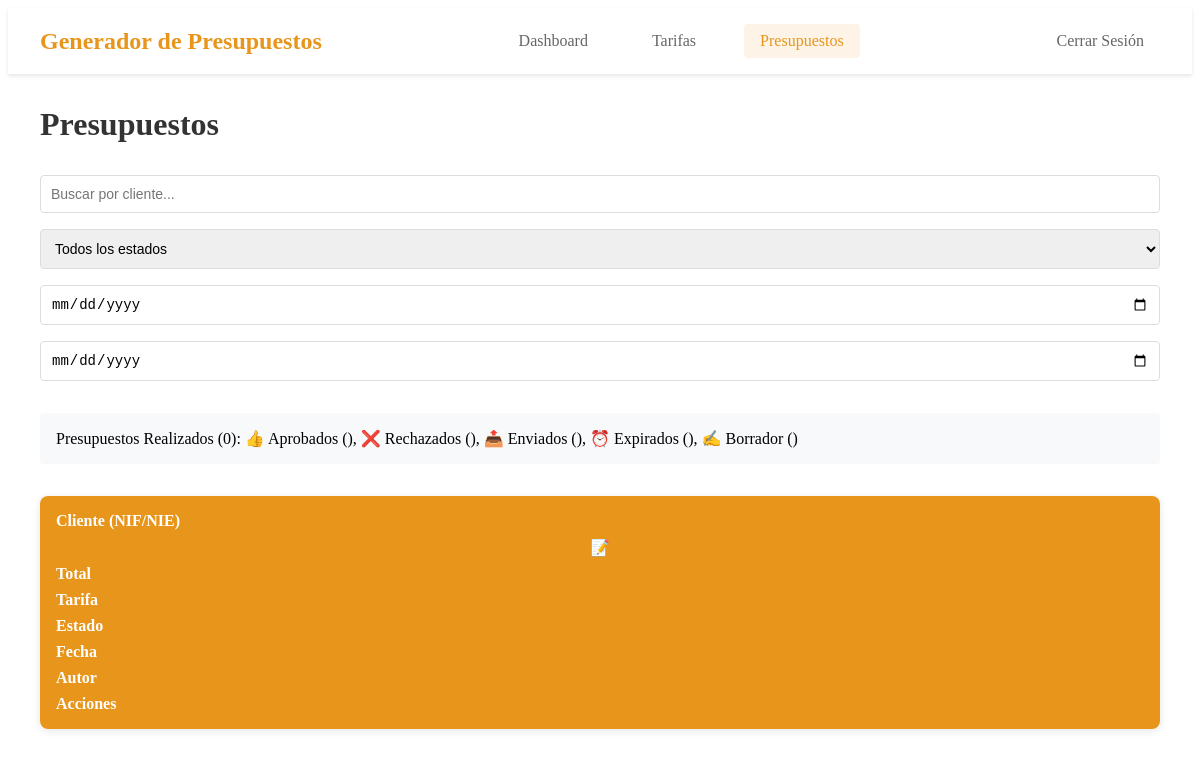
Page /budgets.php (signed in) on the earlier database version.
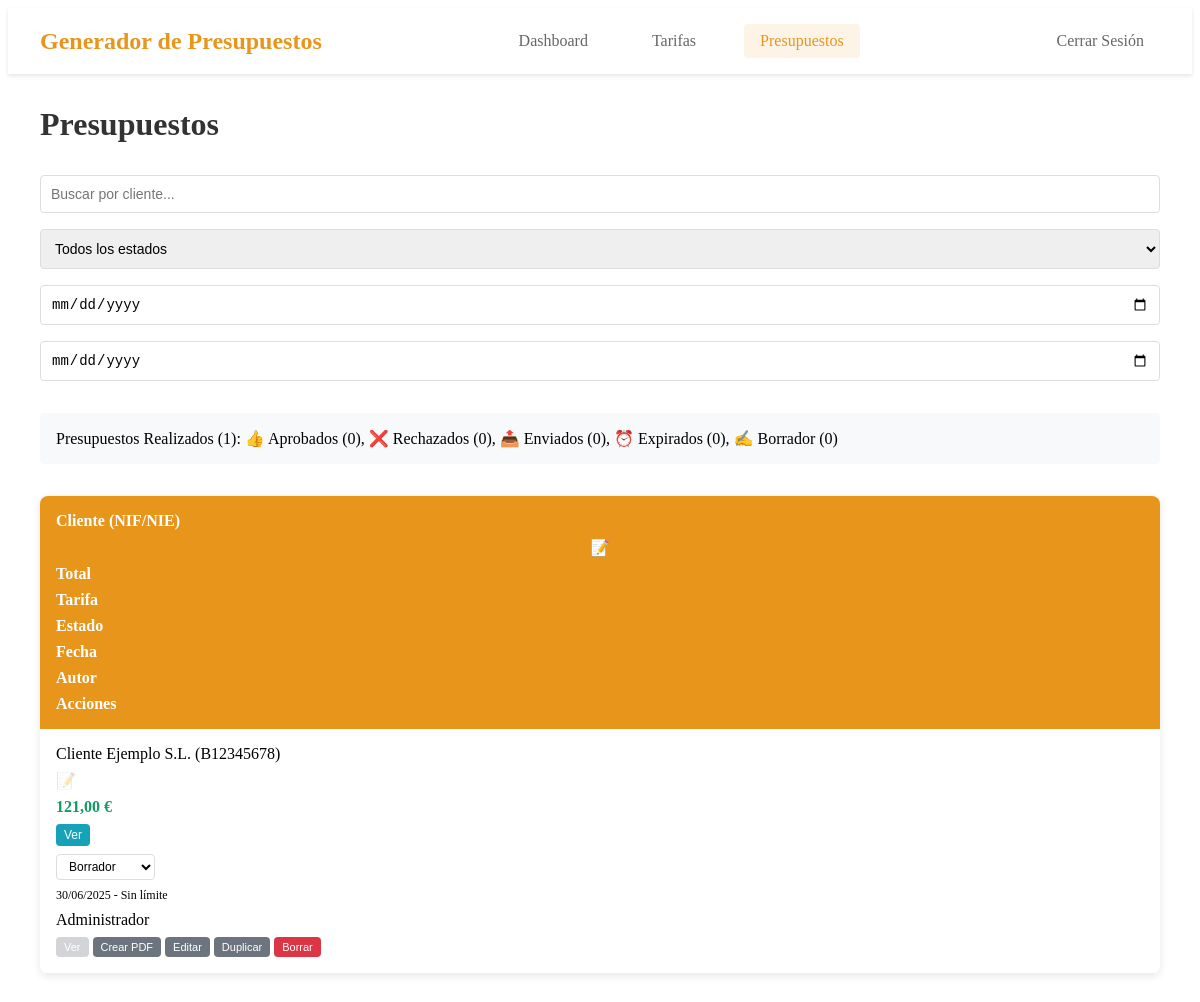
Same page on the later database version.
### tables this page shows
CREATE TABLE budgets (
    id INT AUTO_INCREMENT PRIMARY KEY,
    uuid VARCHAR(36) UNIQUE NOT NULL,
    tariff_id INT NOT NULL,
    json_observations JSON,
    json_tariff_data JSON NOT NULL,
    client_type ENUM('particular', 'autonomo', 'empresa') NOT NULL,
    client_name VARCHAR(255) NOT NULL,
    client_nif_nie VARCHAR(50),
    client_phone VARCHAR(50),
    client_email VARCHAR(255),
    client_web VARCHAR(255),
    client_address TEXT,
    client_postal_code VARCHAR(10),
    client_locality VARCHAR(100),
    client_province VARCHAR(100),
    client_acceptance BOOLEAN DEFAULT FALSE,
    json_budget_data JSON NOT NULL,
    status ENUM('draft', 'pending', 'sent', 'approved', 'rejected', 'expired') DEFAULT 'draft',
    total DECIMAL(10,2) DEFAULT 0.00,
    iva DECIMAL(10,2) DEFAULT 0.00,
    base DECIMAL(10,2) DEFAULT 0.00,
    pdf_url VARCHAR(500),
    start_date DATE,
    end_date DATE,
    validity_days INT DEFAULT 30,
    user_id INT NOT NULL,
    created_at TIMESTAMP DEFAULT CURRENT_TIMESTAMP,
    updated_at TIMESTAMP DEFAULT CURRENT_TIMESTAMP ON UPDATE CURRENT_TIMESTAMP,
    FOREIGN KEY (user_id) REFERENCES users(id) ON DELETE CASCADE,
    FOREIGN KEY (tariff_id) REFERENCES tariffs(id) ON DELETE CASCADE,
    INDEX idx_uuid (uuid),
    INDEX idx_tariff_id (tariff_id),
    INDEX idx_user_id (user_id),
    INDEX idx_status (status),
    INDEX idx_client_email (client_email),
    INDEX idx_dates (start_date, end_date),
    INDEX idx_created_at (created_at)
);

CREATE TABLE users (
    id INT AUTO_INCREMENT PRIMARY KEY,
    name VARCHAR(255) NOT NULL,
    email VARCHAR(255) UNIQUE NOT NULL,
    password_hash VARCHAR(255) NOT NULL,
    rol ENUM('admin', 'user') DEFAULT 'user',
    status ENUM('active', 'inactive') DEFAULT 'active',
    last_access TIMESTAMP NULL,
    created_at TIMESTAMP DEFAULT CURRENT_TIMESTAMP
);

### public/budgets.php (the view, shortened to what this page needs)
<?php
$pdo = getConnection();
$budgets = $pdo->query("
    SELECT b.*, t.title as tariff_title, t.json_tariff_data, u.name as author_name
    FROM budgets b
    LEFT JOIN tariffs t ON JSON_EXTRACT(b.json_tariff_data, '$.id') = t.id
    LEFT JOIN users u ON b.user_id = u.id
    ORDER BY b.created_at DESC
    LIMIT 100
")->fetchAll();
$stmt = $pdo->prepare("
    SELECT
        COUNT(*) as total,
        SUM(CASE WHEN status = 'approved' THEN 1 ELSE 0 END) as approved,
        SUM(CASE WHEN status = 'rejected' THEN 1 ELSE 0 END) as rejected,
        SUM(CASE WHEN status = 'sent' THEN 1 ELSE 0 END) as sent,
        SUM(CASE WHEN status = 'expired' THEN 1 ELSE 0 END) as expired,
        SUM(CASE WHEN status = 'draft' THEN 1 ELSE 0 END) as draft
    FROM budgets WHERE user_id = ?
");
$stmt->execute([$_SESSION['user_id']]);
$stats = $stmt->fetch();
function formatCurrency($amount) {
    return number_format($amount, 2, ',', '.') . ' €';
}
?>
<!DOCTYPE html>
<html lang="es">
<head>
    <link rel="stylesheet" href="assets/css/header-styles.css">
    <link rel="stylesheet" href="assets/css/budgets-styles.css">
</head>
<body>
    <?php include SRC_PATH . '/views/templates/header.php'; ?>
    <div class="container">
        <div class="page-header">
            <h1>Presupuestos</h1>
        </div>
        <div class="filters-bar">
            <input type="text" id="searchClient" placeholder="Buscar por cliente..." class="search-input">
            <select id="filterStatus" class="filter-select">
                <option value="">Todos los estados</option>
            </select>
            <input type="date" id="dateFrom" class="date-input">
            <input type="date" id="dateTo" class="date-input">
        </div>
        <div class="stats-summary">
            Presupuestos Realizados (<?= $stats['total'] ?>):
            👍 Aprobados (<?= $stats['approved'] ?>),
            ❌ Rechazados (<?= $stats['rejected'] ?>),
            📤 Enviados (<?= $stats['sent'] ?>),
            ⏰ Expirados (<?= $stats['expired'] ?>),
            ✍️ Borrador (<?= $stats['draft'] ?>)
        </div>
        <div class="budgets-table">
            <div class="table-header">
                <div>Cliente (NIF/NIE)</div>
                <div class="notes-col">📝</div>
                <div>Total</div>
                <div>Tarifa</div>
                <div>Estado</div>
                <div>Fecha</div>
                <div>Autor</div>
                <div>Acciones</div>
            </div>
            <?php foreach ($budgets as $budget): ?>
                <?php
                $tariffData = json_decode($budget['json_tariff_data'], true);
                $observations = json_decode($budget['json_observations'], true) ?: [];
                ?>
                <div class="table-row" data-budget-id="<?= $budget['id'] ?>">
                    <div class="client-info">
                        <?= htmlspecialchars($budget['client_name']) ?>
                        (<?= htmlspecialchars($budget['client_nif_nie']) ?>)
                    </div>
                    <div class="notes-cell">
                        <span class="notes-icon <?= !empty($observations) ? 'has-notes' : '' ?>"
                              data-budget-id="<?= $budget['id'] ?>"
                              title="<?= !empty($observations) ? htmlspecialchars(end($observations)['note']) : 'Sin apuntes' ?>">
                            📝
                        </span>
                    </div>
                    <div class="total-amount"
                         title="Base: <?= formatCurrency($budget['base']) ?> | IVA: <?= formatCurrency($budget['iva']) ?> | Total: <?= formatCurrency($budget['total']) ?>">
                        <?= formatCurrency($budget['total']) ?>
                    </div>
                    <div class="tariff-info">
                        <button class="btn-view-tariff" data-tariff-data="<?= htmlspecialchars(json_encode($tariffData)) ?>">Ver</button>
                    </div>
                    <div class="status-cell">
                        <select class="status-select" data-budget-id="<?= $budget['id'] ?>">
                            <option value="draft" <?= $budget['status'] === 'draft' ? 'selected' : '' ?>>Borrador</option>
                        </select>
                    </div>
                    <div class="date-info">
                        <?= date('d/m/Y', strtotime($budget['created_at'])) ?> -
                        <?= $budget['end_date'] ? date('d/m/Y', strtotime($budget['end_date'])) : 'Sin límite' ?>
                    </div>
                    <div class="author-name">
                        <?= htmlspecialchars($budget['author_name']) ?>
                    </div>
                    <div class="actions-cell">
                        <button class="btn-action <?= $budget['pdf_url'] ? '' : 'disabled' ?>"
                                onclick="<?= $budget['pdf_url'] ? "window.open('{$budget['pdf_url']}', '_blank')" : '' ?>">Ver</button>
                        <button class="btn-action <?= !$budget['pdf_url'] ? '' : 'disabled' ?>"
                                onclick="createPDF(<?= $budget['id'] ?>)">Crear PDF</button>
                        <button class="btn-action" onclick="editBudget('<?= $budget['uuid'] ?>')">Editar</button>
                        <button class="btn-action" onclick="duplicateBudget(<?= $budget['id'] ?>)">Duplicar</button>
                        <button class="btn-action btn-danger" onclick="deleteBudget(<?= $budget['id'] ?>)">Borrar</button>
                    </div>
                </div>
            <?php endforeach; ?>
        </div>
    </div>
</body>
</html>

### src/views/templates/header.php
<?php
$currentPage = basename($_SERVER['PHP_SELF']);
?>
<div class="header">
    <div class="header-content">
        <div class="logo">Generador de Presupuestos</div>
        <nav class="main-nav">
            <a href="dashboard.php" class="nav-item <?= $currentPage === 'dashboard.php' ? 'active' : '' ?>">Dashboard</a>
            <a href="tariffs.php" class="nav-item <?= $currentPage === 'tariffs.php' ? 'active' : '' ?>">Tarifas</a>
            <a href="budgets.php" class="nav-item <?= $currentPage === 'budgets.php' ? 'active' : '' ?>">Presupuestos</a>
        </nav>
        <div class="user-menu">
            <a href="logout.php" class="logout-btn">Cerrar Sesión</a>
        </div>
    </div>
</div>

### public/assets/css/header-styles.css (style rules this page uses)
.header { background: white; box-shadow: 0 2px 4px rgba(0,0,0,0.1); position: sticky; top: 0; z-index: 100; }
.header-content { max-width: 1400px; margin: 0 auto; display: flex; align-items: center; justify-content: space-between; padding: 1rem 2rem; }
.logo { font-size: 1.5rem; font-weight: bold; color: #e8951c; }
.main-nav { display: flex; gap: 2rem; }
.nav-item { text-decoration: none; color: #666; font-weight: 500; padding: 0.5rem 1rem; border-radius: 4px; transition: all 0.3s; }
.nav-item.active { color: #e8951c; background: rgba(232, 149, 28, 0.1); }
.user-menu { display: flex; align-items: center; }
.logout-btn { color: #666; text-decoration: none; font-weight: 500; padding: 0.5rem 1rem; border-radius: 4px; transition: all 0.3s; }

### public/assets/css/budgets-styles.css (style rules this page uses)
.container { max-width: 1400px; margin: 2rem auto; padding: 0 2rem; }
.page-header h1 { color: #333; margin-bottom: 2rem; }
.filters-bar { display: grid; grid-template-columns: 1fr auto auto auto; gap: 1rem; margin-bottom: 2rem; align-items: center; }
.search-input, .filter-select, .date-input { padding: 10px; border: 1px solid #ddd; border-radius: 4px; font-size: 14px; }
.search-input { min-width: 300px; }
.stats-summary { background: #f8f9fa; padding: 1rem; border-radius: 4px; margin-bottom: 2rem; font-weight: 500; }
.budgets-table { background: white; border-radius: 8px; box-shadow: 0 2px 8px rgba(0,0,0,0.1); overflow: hidden; }
.table-header { background: #e8951c; color: white; display: grid; grid-template-columns: 2fr 60px 120px 180px 120px 150px 120px 200px; padding: 1rem; font-weight: bold; gap: 1rem; }
.table-row { display: grid; grid-template-columns: 2fr 60px 120px 180px 120px 150px 120px 200px; padding: 1rem; border-bottom: 1px solid #eee; gap: 1rem; align-items: center; transition: background 0.3s; }
.notes-col { text-align: center; }
.notes-icon { cursor: pointer; font-size: 16px; opacity: 0.3; transition: opacity 0.3s; }
.total-amount { font-weight: bold; color: #109c61; cursor: help; }
.tariff-info { display: flex; align-items: center; gap: 0.5rem; }
.btn-view-tariff { background: #17a2b8; color: white; border: none; padding: 4px 8px; border-radius: 4px; cursor: pointer; font-size: 12px; }
.status-select { padding: 4px 8px; border: 1px solid #ddd; border-radius: 4px; background: white; font-size: 12px; }
.status-select option[value="draft"] { background: #ffc107; }
.date-info { font-size: 12px; }
.actions-cell { display: flex; gap: 4px; flex-wrap: wrap; }
.btn-action { padding: 4px 8px; border: none; border-radius: 4px; cursor: pointer; font-size: 11px; background: #6c757d; color: white; transition: opacity 0.3s; }
.btn-action.disabled { opacity: 0.3; cursor: not-allowed; }
.btn-danger { background: #dc3545 !important; }
@media (max-width: 1200px) { .table-header, .table-row { grid-template-columns: 1fr; gap: 0.5rem; } }
@media (max-width: 1200px) { .filters-bar { grid-template-columns: 1fr; } }

Differences in the rows shown:
added budgets: client_name "Cliente Ejemplo S.L.", client_nif_nie "B12345678", total "121,00 €", id "Borrador", created_at "30/06/2025", shows "Sin límite", user.name "Administrador"
Other differences:
$stats['total']: "0" → "1"
$stats['approved']: (not shown) → "0"
$stats['rejected']: (not shown) → "0"
$stats['sent']: (not shown) → "0"
$stats['expired']: (not shown) → "0"
$stats['draft']: (not shown) → "0"
